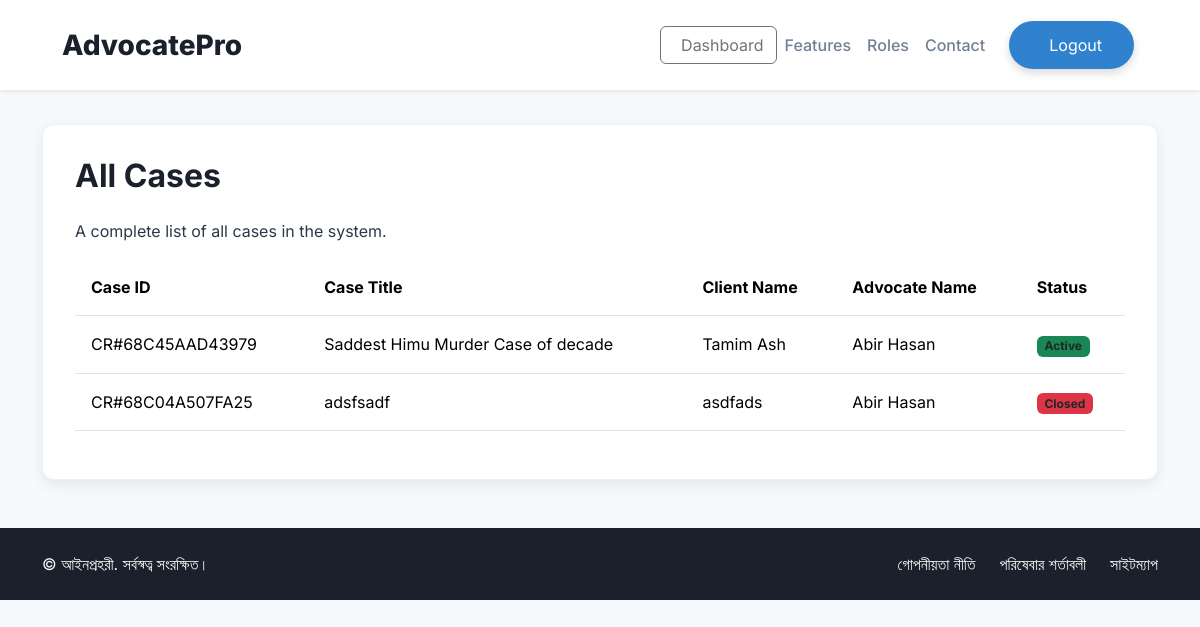
/admin/admin_view_all_cases.php (signed in), run on the app's committed database.
### tables this page shows
CREATE TABLE `cases` (
  `id` int NOT NULL,
  `code` varchar(255) NOT NULL,
  `user_id` int NOT NULL,
  `title` varchar(500) NOT NULL,
  `detail` varchar(4000) NOT NULL,
  `client_name` varchar(255) NOT NULL,
  `status` varchar(1000) NOT NULL,
  `date` date NOT NULL,
  `client_unique_code` varchar(1000) DEFAULT NULL
);

CREATE TABLE `users` (
  `id` int NOT NULL,
  `unique_code` varchar(1000) NOT NULL,
  `name` varchar(500) NOT NULL,
  `email` varchar(255) NOT NULL,
  `phone` varchar(255) NOT NULL,
  `password` varchar(255) NOT NULL,
  `role` varchar(255) NOT NULL
);

### admin/admin_view_all_cases.php (the view, shortened to what this page needs)
<!DOCTYPE html>
<html lang="en">
<head>
    <link href="https://cdn.jsdelivr.net/npm/bootstrap@5.3.3/dist/css/bootstrap.min.css" rel="stylesheet">
</head>
<body>
    <?php include 'digging/navbar.php'; ?>
    <main class="dashboard-container">
        <div class="container">
            <div class="content-card">
                <div class="row">
                    <div class="col-md-8">
                        <h2 class="section-header" id="header-cases">All Cases</h2>
                        <p class="sub-header" id="sub-header-desc">
                            A complete list of all cases in the system.
                        </p>
                    </div>
                </div>
                <div class="table-responsive">
                    <table class="table table-hover align-middle">
                        <thead>
                            <tr>
                                <th id="col-case-id">Case ID</th>
                                <th id="col-title">Case Title</th>
                                <th id="col-client">Client Name</th>
                                <th id="col-advocate">Advocate Name</th>
                                <th id="col-status">Status</th>
                            </tr>
                        </thead>
                        <tbody>
       <?php
       include '../configuration/config.php';
       $sql = "SELECT * FROM cases LEFT JOIN users ON cases.user_id=users.id ORDER BY cases.id DESC";
       $result = mysqli_query($conn, $sql);
       while ($row = mysqli_fetch_assoc($result)) {
       ?>
                            <tr>
                                <td>CR#<?php echo $row['code'] ;?></td>
                                <td><?php echo $row['title'] ;?></td>
                                <td><?php echo $row['client_name'] ;?></td>
                                <td><?php echo $row['name'] ;?></td>
                                <td>
                                   <span class="badge bg-<?php
                                   if($row['status'] == 'Assigned'){
                                       echo 'primary';
                                   }elseif ($row['status'] == 'Closed') {
                                       echo 'danger';
                                   }elseif ($row['status'] == 'Open') {
                                       echo 'info';
                                   }elseif ($row['status'] == 'In Progress') {
                                       echo 'dark';
                                   }elseif ($row['status'] == 'Pending') {
                                       echo 'warning';
                                   }elseif ($row['status'] == 'On Hold') {
                                       echo 'light';
                                   }elseif ($row['status'] == 'Dismissed') {
                                       echo 'danger';
                                   }elseif($row['status'] == 'Active'){
                                       echo 'success';
                                   }
                                   ?> text-dark">
                                   <?php echo $row['status'] ;?>
                                       </span>
                                </td>
                            </tr>
       <?php } ?>
                        </tbody>
                    </table>
                </div>
            </div>
        </div>
    </main>
    <footer class="bg-gray-900-custom text-light py-4">
        <div class="container text-center text-md-start d-md-flex justify-content-between align-items-center">
            <div class="mb-3 mb-md-0">
                <p class="mb-0" id="footer-copyright">&copy; <span id="current-year"></span> আইনপ্রহরী. সর্বস্বত্ব সংরক্ষিত।</p>
            </div>
            <div class="d-flex justify-content-center gap-4">
                <a href="#" class="text-light text-decoration-none hover-white" id="footer-privacy">গোপনীয়তা নীতি</a>
                <a href="#" class="text-light text-decoration-none hover-white" id="footer-terms">পরিষেবার শর্তাবলী</a>
                <a href="#" class="text-light text-decoration-none hover-white" id="footer-sitemap">সাইটম্যাপ</a>
            </div>
        </div>
    </footer>
</body>
</html>

### admin/admin_view_all_cases.php (style rules this page uses)
:root { --primary-blue: #1a202c; --secondary-blue: #2c5282; --accent-blue: #3182ce; --light-blue: #ebf8ff; --lighter-blue: #e0f2fe; --text-dark: #2d3748; --text-medium: #4a5568; --text-light: #718096; --bg-light: #f7fafc; --bg-white: #ffffff; --bg-dark: #1a202c; --red-500: #ef4444; }
body { font-family: 'Inter', sans-serif; background-color: var(--bg-light); color: var(--text-dark); padding-top: 76px; overflow-x: hidden; }
.dashboard-container { padding: 3rem 0; background-color: var(--bg-blue-50-custom); }
.content-card { background-color: var(--bg-white); padding: 2rem; border-radius: 0.75rem; box-shadow: 0 5px 15px rgba(0, 0, 0, 0.08); border: 1px solid #f0f0f0; }
.section-header { color: var(--primary-blue); font-weight: 700; margin-bottom: 1.5rem; }
.table-responsive { overflow-x: auto; }
.table th, .table td { white-space: nowrap; padding: 1rem; }
.bg-gray-900-custom { background-color: var(--bg-dark); }
footer a { transition: color 0.3s ease; }

### data on the page
cases: code "68C45AAD43979", title "Saddest Himu Murder Case of decade", client_name "Tamim Ash", users.name "Abir Hasan", status "Active"
cases: code "68C04A507FA25", title "adsfsadf", client_name "asdfads", users.name "Abir Hasan", status "Closed"
